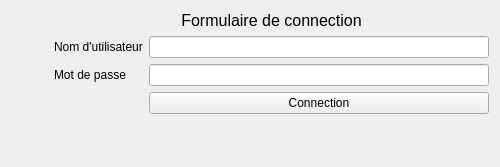
<?xml version="1.0" encoding="UTF-8"?>
<ui version="4.0">
 <class>Login_page</class>
 <widget class="QWidget" name="Login_page">
  <property name="geometry">
   <rect>
    <x>0</x>
    <y>0</y>
    <width>500</width>
    <height>167</height>
   </rect>
  </property>
  <property name="minimumSize">
   <size>
    <width>284</width>
    <height>151</height>
   </size>
  </property>
  <property name="maximumSize">
   <size>
    <width>500</width>
    <height>300</height>
   </size>
  </property>
  <property name="windowTitle">
   <string>Form</string>
  </property>
  <property name="autoFillBackground">
   <bool>false</bool>
  </property>
  <layout class="QHBoxLayout" name="horizontalLayout">
   <item>
    <widget class="QLabel" name="label">
     <property name="text">
      <string/>
     </property>
     <property name="pixmap">
      <pixmap>logoGSBresize.png</pixmap>
     </property>
    </widget>
   </item>
   <item>
    <spacer name="horizontalSpacer">
     <property name="orientation">
      <enum>Qt::Horizontal</enum>
     </property>
     <property name="sizeType">
      <enum>QSizePolicy::Minimum</enum>
     </property>
     <property name="sizeHint" stdset="0">
      <size>
       <width>30</width>
       <height>20</height>
      </size>
     </property>
    </spacer>
   </item>
   <item>
    <layout class="QFormLayout" name="formLayout">
     <item row="2" column="0" colspan="2">
      <widget class="QLabel" name="login_titre">
       <property name="font">
        <font>
         <pointsize>12</pointsize>
         <weight>50</weight>
         <bold>false</bold>
        </font>
       </property>
       <property name="contextMenuPolicy">
        <enum>Qt::NoContextMenu</enum>
       </property>
       <property name="layoutDirection">
        <enum>Qt::LeftToRight</enum>
       </property>
       <property name="text">
        <string>Formulaire de connection</string>
       </property>
       <property name="alignment">
        <set>Qt::AlignCenter</set>
       </property>
      </widget>
     </item>
     <item row="3" column="0">
      <widget class="QLabel" name="passwordLabel">
       <property name="text">
        <string>Nom d'utilisateur</string>
       </property>
      </widget>
     </item>
     <item row="3" column="1">
      <widget class="QLineEdit" name="login_input1"/>
     </item>
     <item row="5" column="0">
      <widget class="QLabel" name="usernameLabel">
       <property name="text">
        <string>Mot de passe</string>
       </property>
      </widget>
     </item>
     <item row="5" column="1">
      <widget class="QLineEdit" name="login_input2">
       <property name="inputMethodHints">
        <set>Qt::ImhHiddenText|Qt::ImhNoAutoUppercase|Qt::ImhNoPredictiveText|Qt::ImhSensitiveData</set>
       </property>
       <property name="echoMode">
        <enum>QLineEdit::Password</enum>
       </property>
      </widget>
     </item>
     <item row="6" column="1">
      <widget class="QPushButton" name="login_button1">
       <property name="layoutDirection">
        <enum>Qt::RightToLeft</enum>
       </property>
       <property name="text">
        <string>Connection</string>
       </property>
       <property name="autoDefault">
        <bool>false</bool>
       </property>
       <property name="default">
        <bool>false</bool>
       </property>
       <property name="flat">
        <bool>false</bool>
       </property>
      </widget>
     </item>
    </layout>
   </item>
  </layout>
 </widget>
 <resources/>
 <connections/>
</ui>
